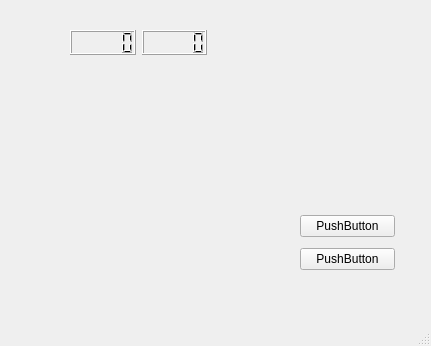
<?xml version="1.0" encoding="UTF-8"?>
<ui version="4.0">
 <class>MainWindow</class>
 <widget class="QMainWindow" name="MainWindow">
  <property name="geometry">
   <rect>
    <x>0</x>
    <y>0</y>
    <width>431</width>
    <height>346</height>
   </rect>
  </property>
  <property name="windowTitle">
   <string>MainWindow</string>
  </property>
  <widget class="QWidget" name="centralwidget">
   <widget class="QWidget" name="">
    <property name="geometry">
     <rect>
      <x>300</x>
      <y>210</y>
      <width>95</width>
      <height>65</height>
     </rect>
    </property>
    <layout class="QVBoxLayout" name="verticalLayout">
     <item>
      <widget class="QPushButton" name="pushButton">
       <property name="text">
        <string>PushButton</string>
       </property>
      </widget>
     </item>
     <item>
      <widget class="QPushButton" name="pushButton_2">
       <property name="text">
        <string>PushButton</string>
       </property>
      </widget>
     </item>
    </layout>
   </widget>
   <widget class="QWidget" name="">
    <property name="geometry">
     <rect>
      <x>70</x>
      <y>30</y>
      <width>137</width>
      <height>25</height>
     </rect>
    </property>
    <layout class="QHBoxLayout" name="horizontalLayout">
     <item>
      <widget class="QLCDNumber" name="lcdNumber_2"/>
     </item>
     <item>
      <widget class="QLCDNumber" name="lcdNumber"/>
     </item>
    </layout>
   </widget>
  </widget>
  <widget class="QMenuBar" name="menubar">
   <property name="geometry">
    <rect>
     <x>0</x>
     <y>0</y>
     <width>431</width>
     <height>26</height>
    </rect>
   </property>
  </widget>
  <widget class="QStatusBar" name="statusbar"/>
 </widget>
 <resources/>
 <connections/>
</ui>
